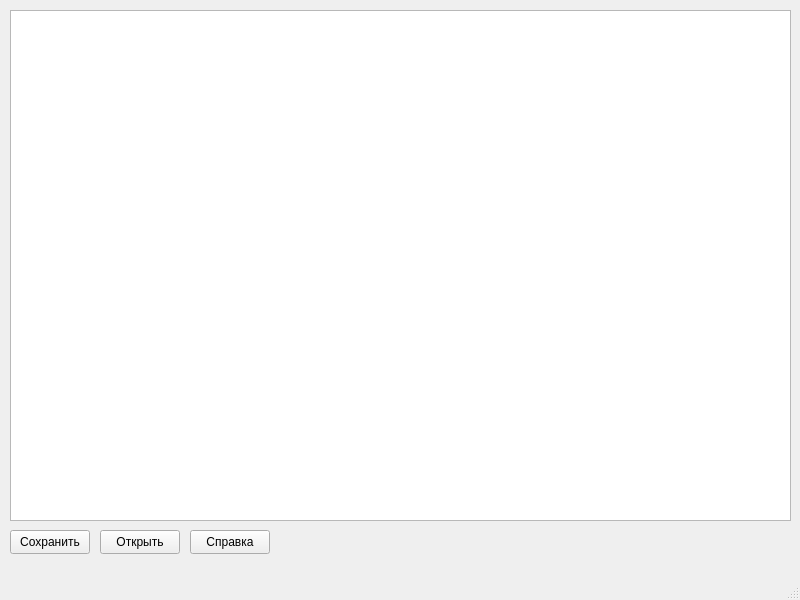
<?xml version="1.0" encoding="UTF-8"?>
<ui version="4.0">
 <class>MainWindow</class>
 <widget class="QMainWindow" name="MainWindow">
  <property name="geometry">
   <rect>
    <x>0</x>
    <y>0</y>
    <width>800</width>
    <height>600</height>
   </rect>
  </property>
  <property name="windowTitle">
   <string>MainWindow</string>
  </property>
  <widget class="QWidget" name="centralwidget">
   <widget class="QPlainTextEdit" name="plainTextEdit">
    <property name="geometry">
     <rect>
      <x>10</x>
      <y>10</y>
      <width>781</width>
      <height>511</height>
     </rect>
    </property>
   </widget>
   <widget class="QPushButton" name="pushButton_save">
    <property name="geometry">
     <rect>
      <x>10</x>
      <y>530</y>
      <width>80</width>
      <height>24</height>
     </rect>
    </property>
    <property name="text">
     <string>Сохранить</string>
    </property>
   </widget>
   <widget class="QPushButton" name="pushButton_open">
    <property name="geometry">
     <rect>
      <x>100</x>
      <y>530</y>
      <width>80</width>
      <height>24</height>
     </rect>
    </property>
    <property name="text">
     <string>Открыть</string>
    </property>
   </widget>
   <widget class="QPushButton" name="pushButton_info">
    <property name="geometry">
     <rect>
      <x>190</x>
      <y>530</y>
      <width>80</width>
      <height>24</height>
     </rect>
    </property>
    <property name="text">
     <string>Справка</string>
    </property>
   </widget>
  </widget>
  <widget class="QMenuBar" name="menubar">
   <property name="geometry">
    <rect>
     <x>0</x>
     <y>0</y>
     <width>800</width>
     <height>21</height>
    </rect>
   </property>
  </widget>
  <widget class="QStatusBar" name="statusbar"/>
 </widget>
 <resources/>
 <connections/>
</ui>
